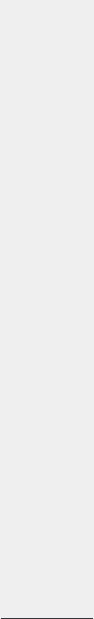
<?xml version="1.0" encoding="UTF-8"?>
<ui version="4.0">
 <class>LeftToolWdg</class>
 <widget class="QWidget" name="LeftToolWdg">
  <property name="geometry">
   <rect>
    <x>0</x>
    <y>0</y>
    <width>94</width>
    <height>619</height>
   </rect>
  </property>
  <property name="windowTitle">
   <string>LeftToolWdg</string>
  </property>
  <property name="styleSheet">
   <string notr="true"/>
  </property>
  <layout class="QVBoxLayout" name="verticalLayout">
   <property name="spacing">
    <number>12</number>
   </property>
   <property name="leftMargin">
    <number>1</number>
   </property>
   <property name="topMargin">
    <number>12</number>
   </property>
   <property name="rightMargin">
    <number>1</number>
   </property>
   <property name="bottomMargin">
    <number>0</number>
   </property>
   <item>
    <widget class="ButtonWdg" name="pushButton_doc" native="true">
     <property name="minimumSize">
      <size>
       <width>60</width>
       <height>60</height>
      </size>
     </property>
     <property name="maximumSize">
      <size>
       <width>60</width>
       <height>60</height>
      </size>
     </property>
    </widget>
   </item>
   <item>
    <widget class="ButtonWdg" name="pushButton_Whiteboard" native="true">
     <property name="minimumSize">
      <size>
       <width>60</width>
       <height>60</height>
      </size>
     </property>
     <property name="maximumSize">
      <size>
       <width>60</width>
       <height>60</height>
      </size>
     </property>
     <property name="styleSheet">
      <string notr="true"/>
     </property>
    </widget>
   </item>
   <item>
    <widget class="ButtonWdg" name="DesktopSharingBtn" native="true">
     <property name="minimumSize">
      <size>
       <width>60</width>
       <height>60</height>
      </size>
     </property>
     <property name="maximumSize">
      <size>
       <width>60</width>
       <height>60</height>
      </size>
     </property>
     <property name="styleSheet">
      <string notr="true"/>
     </property>
    </widget>
   </item>
   <item>
    <widget class="ButtonWdg" name="btnInsertVedio" native="true">
     <property name="minimumSize">
      <size>
       <width>60</width>
       <height>60</height>
      </size>
     </property>
     <property name="maximumSize">
      <size>
       <width>60</width>
       <height>60</height>
      </size>
     </property>
    </widget>
   </item>
   <item>
    <widget class="ButtonWdg" name="pushButton_pluginUrl" native="true">
     <property name="minimumSize">
      <size>
       <width>60</width>
       <height>60</height>
      </size>
     </property>
     <property name="maximumSize">
      <size>
       <width>60</width>
       <height>60</height>
      </size>
     </property>
    </widget>
   </item>
   <item>
    <widget class="ButtonWdg" name="btnMember" native="true">
     <property name="minimumSize">
      <size>
       <width>60</width>
       <height>60</height>
      </size>
     </property>
     <property name="maximumSize">
      <size>
       <width>60</width>
       <height>60</height>
      </size>
     </property>
    </widget>
   </item>
   <item>
    <spacer name="verticalSpacer">
     <property name="orientation">
      <enum>Qt::Vertical</enum>
     </property>
     <property name="sizeHint" stdset="0">
      <size>
       <width>20</width>
       <height>387</height>
      </size>
     </property>
    </spacer>
   </item>
   <item>
    <widget class="ButtonWdg" name="SharedBtn" native="true">
     <property name="minimumSize">
      <size>
       <width>60</width>
       <height>60</height>
      </size>
     </property>
     <property name="maximumSize">
      <size>
       <width>60</width>
       <height>60</height>
      </size>
     </property>
    </widget>
   </item>
   <item>
    <widget class="Line" name="line_2">
     <property name="minimumSize">
      <size>
       <width>0</width>
       <height>1</height>
      </size>
     </property>
     <property name="maximumSize">
      <size>
       <width>16777215</width>
       <height>1</height>
      </size>
     </property>
     <property name="styleSheet">
      <string notr="true">background-color: rgb(43, 44, 46);</string>
     </property>
     <property name="orientation">
      <enum>Qt::Horizontal</enum>
     </property>
    </widget>
   </item>
  </layout>
 </widget>
 <layoutdefault spacing="6" margin="11"/>
 <customwidgets>
  <customwidget>
   <class>ButtonWdg</class>
   <extends>QWidget</extends>
   <header>buttonwdg.h</header>
   <container>1</container>
  </customwidget>
 </customwidgets>
 <resources>
  <include location="../Project/MainUI.qrc"/>
 </resources>
 <connections/>
</ui>
